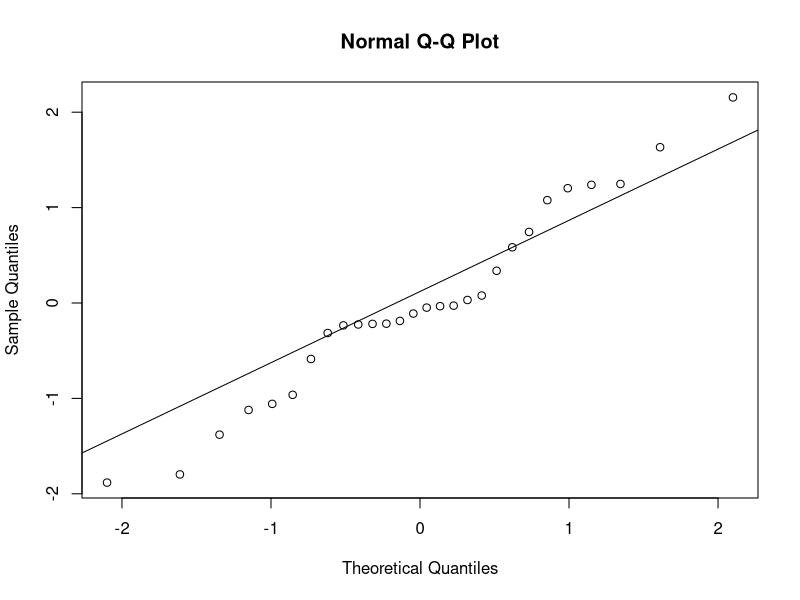
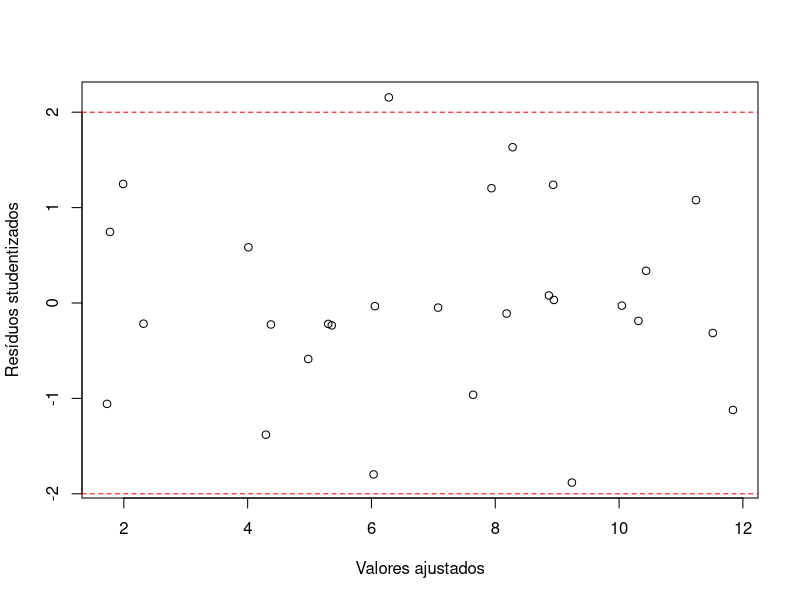

Write the R code that produced these figures, in order.
## ---- chunk 1
equipe <- c("Washington", "Minnesota", "New England", "Oakland", "Pittsburgh", 
            "Baltimore", "Los Angeles", "Dallas", "Atlanta", "Buffalo",
            "Chicago", "Cincinnati", "Cleveland", "Denver", "Detroit",
            "Green Bay", "Houston", "Kansas City", "Miami", "New Orleans",
            "New York Giants", "New York Jets", "Philadelphia", "St. Louis", "San Diego",
            "San Francisco", "Seattle", "Tampa Bay")

y <- c(10, 11, 11, 13, 10,
       11, 10, 11, 4, 2,
       7, 10, 9, 9, 6,
       5, 5, 5, 6, 4, 
       3, 3, 4, 10, 6, 
       8, 2, 0)

x1 <- c(2113, 2003, 2957, 2285, 2971,
        2309, 2528, 2147, 1689, 2566,
        2363, 2109, 2295, 1932, 2128,
        1722, 1498, 1873, 2118, 1775,
        1904, 1929, 2080, 2301, 2040,
        2447, 1416, 1503)

x2 <- c(1985, 2855, 1737, 2905, 1666,
        2927, 2341, 2737, 1414, 1838,
        1480, 2191, 2229, 2204, 2438,
        1730, 2072, 2929, 2268, 1983,
        1792, 1606, 1492, 2835, 2416,
        1638, 2649, 1503)

x3 <- c(38.9, 38.8, 40.1, 41.6, 39.2,
        39.7, 38.1, 37.0, 42.1, 42.3,
        37.3, 39.5, 37.4, 35.1, 38.8,
        36.6, 35.3, 41.1, 38.2, 39.3,
        39.7, 39.7, 35.5, 35.3, 38.7,
        39.9, 37.4, 39.3)


x4 <- c(64.7, 61.3, 60.0, 45.3, 53.8,
        74.1, 65.4, 78.3, 47.6, 54.2,
        48.0, 51.9, 53.6, 71.4, 58.3,
        52.6, 59.3, 55.3, 69.6, 78.3,
        38.1, 68.8, 68.8, 74.1, 50.0,
        57.1, 56.3, 47.0)

x5 <- c(4, 3, 14, -4, 15,
        8, 12, -1, -3, -1,
        19, 6, -5, 3, 6,
        -19, -5, 10, 6, 7,
        -9, -21, -8, 2, 0,
        -8, -22, -9)

x6 <- c(868, 615, 914, 957, 836,
        786, 754, 761, 714, 797,
        984, 700, 1037, 986, 819,
        791, 776, 789, 582, 901,
        734, 627, 722, 683, 576,
        848, 684, 875)

x7 <- c(59.7, 55.0, 65.6, 61.4, 66.1,
        61.0, 66.1, 58.0, 57.0, 58.9,
        67.5, 57.2, 57.8, 58.6, 59.2,
        54.4, 49.6, 54.3, 58.7, 51.7,
        61.9, 52.7, 57.8, 59.7, 54.9,
        65.3, 43.8, 53.5)

x8 <- c(2205, 2096, 1847, 1903, 1457,
        1848, 1564, 1821, 2577, 2476,
        1984, 1917, 1761, 1790, 1901,
        2288, 2072, 2861, 2411, 2289,
        2203, 2592, 2053, 1979, 2048,
        1786, 2876, 2560)

x9 <- c(1917, 1575, 2175, 2476, 1866,
        2339, 2092, 1909, 2001, 2254,
        2217, 1758, 2032, 2025, 1686,
        1835, 1914, 2496, 2670, 2202,
        1988, 2324, 2550, 2110, 2628,
        1776, 2524, 2241)




tabela1 <- data.frame(equipe, y, x1, x2, x3, x4, x5, x6, x7, x8, x9)

knitr::kable(tabela1, caption = "Tabela 1: Desempenho das Equipes da National Football League de 1976")
## ---- chunk 2
m1 <- lm(y  ~ x2 + x7 + x8, data = tabela1)
m1
## ---- chunk 3
anova(m1)
## ---- chunk 4
summary(m1)
## ---- chunk 5
summary(m1)
names(summary(m1))
summary(m1)$r.squared
summary(m1)$adj.r.squared
## ---- chunk 6
m2 <- lm(y ~ x2 + x8, data = tabela1)
m2
anova(m2, m1)
## ---- chunk 7
res_m1 <- rstandard(m1) # resíduos studentizados
qqnorm(res_m1)
qqline(res_m1)
shapiro.test(res_m1)
ks.test(res_m1, "pnorm", mean = 0, sd = 1)
## ---- chunk 8
res_m1 # resíduos studentizados já calculados
# resíduos R-Student
res_m1_rstudent <- rstudent(m1)
cbind(res_m1, res_m1_rstudent)
## ---- chunk 9
y_estimado <- fitted(m1) # valores ajustados
plot(y_estimado, res_m1,
     xlab = "Valores ajustados",
     ylab = "Resíduos studentizados"
     )
abline(h = -2, col = "red", lty = 2)
abline(h = 2, col = "red", lty = 2)
library(lmtest)
bptest(m1)
## ---- chunk 10
cor(tabela1[, c("x2", "x7", "x8")], use = "pairwise.complete.obs")
## ---- chunk 11
library(car)
vif(m1)
## ---- chunk 12
# Cálculo PRESS m1
res_press_m1 <- rstandard(m1, type = "pred")
PRESS_m1 <- sum(res_press_m1^2)
PRESS_m1

# Cálculo PRESS m2
res_press_m2 <- rstandard(m2, type = "pred")
PRESS_m2 <- sum(res_press_m2^2)
PRESS_m2
## ---- chunk 13
# valores matriz H
p <- length(coef(m1)) # qde de parâmetros (b0, b1, b2 e b3)


n <- nrow(tabela1) # qde de observaçoes

2*p/n  # limite para valores da matriz hat
h <- hatvalues(m1)
cbind(tabela1[, c("y", "x2", "x7", "x8")], y_estimado, h, 2*p/n, h > 2*p/n)

which(h > 2*p/n)
## ---- chunk 14
# Distância de Cook
D <- cooks.distance(m1)

# comparar com o valor 1
# Se D > 1, a observação é considerada um ponto influente.

cbind(tabela1[, c("y", "x2", "x7", "x8")], y_estimado, D, 1, D > 1)
## ---- chunk 15
# DFBETAS
# a influência de cada observação em cada coeficiente
# comparar com o valor 2/sqrt(n)

dfbetas(m1)
2/sqrt(n)
round(dfbetas(m1), 2)

abs(dfbetas(m1)) >= 2/sqrt(n)
## ---- chunk 16
# DFFITS
# a influência de cada observação em cada predição
# comparar com o valor 2*sqrt(p/n)

dffits(m1)
2*sqrt(p/n)
round(dffits(m1), 2)

abs(dffits(m1)) >= 2*sqrt(p/n)
## ---- chunk 17
I_x5 <- ifelse(x5 > 0, 1, ifelse(x5 == 0, 0, -1))
I_x5 <- as.factor(I_x5)

m3 <- lm(y ~ x7 + x8 + I_x5)
summary(m3)
## ---- chunk 18
I2_x5 <- ifelse(x5 > 0, 1, 0)
I2_x5 <- as.factor(I2_x5)
m4 <- lm(y ~ x7 + x8 + I2_x5)
summary(m4)
## ---- chunk 19
# Modelo reduzido
# Modelo mínimo a ser considerado.
# O modelo mínimo pode ser um modelo nulo (sem variáveis preditoras)
modelo_reduzido <- lm(y ~ 1, data = tabela1)

# Forward selection
modelo_forward <- step(modelo_reduzido,
    scope = as.formula(y ~ x1 + x2 + x3 + x4 + x5 + x6 + x7 + x8 + x9),
    direction = "forward")
summary(modelo_forward)
## ---- chunk 20
# Modelo completo
# Modelo máximo a ser considerado.
# O modelo máximo pode ser um modelo completo (com todas as variáveis preditoras)

modelo_completo <- lm(y ~ x1 + x2 + x3 + x4 + x5 + x6 + x7 + x8 + x9,
                      data = tabela1)

# Backward elimination
modelo_backward <- step(modelo_completo,
                        direction = "backward")
summary(modelo_backward)
## ---- chunk 21


# Stepwise regression
modelo_stepwise <- step(modelo_reduzido,
        scope = formula(modelo_completo),
        direction = "both")

summary(modelo_stepwise)
## ---- chunk 22
library(boot)
# LOOCV
m1 <- glm(y ~ x2 + x7 + x8,
              data = tabela1,
              family = gaussian(link = "identity"))
K <- nrow(tabela1) # k subconjuntos (folds)
cv_m1 <- cv.glm(data = tabela1, glmfit = m1, K = K)
cv_m1$delta  # delta[1] = erro de validação cruzada


m2 <- glm(y ~ x2 + x8,
              data = tabela1,
              family = gaussian(link = "identity"))
cv_m2 <- cv.glm(data = tabela1, glmfit = m2, K = K)
cv_m2$delta  # delta[1] = erro de validação cruzada
## ---- chunk 23
# k-fold
m1 <- glm(y ~ x2 + x7 + x8,
              data = tabela1,
              family = gaussian(link = "identity"))

K <- 3 # k subconjuntos (folds)
cv_m1 <- cv.glm(data = tabela1, glmfit = m1, K = K)
cv_m1$delta  # delta[1] = erro de validação cruzada


m2 <- glm(y ~ x2 + x8,
              data = tabela1,
              family = gaussian(link = "identity"))
cv_m2 <- cv.glm(data = tabela1, glmfit = m2, K = K)
cv_m2$delta  # delta[1] = erro de validação cruzada
